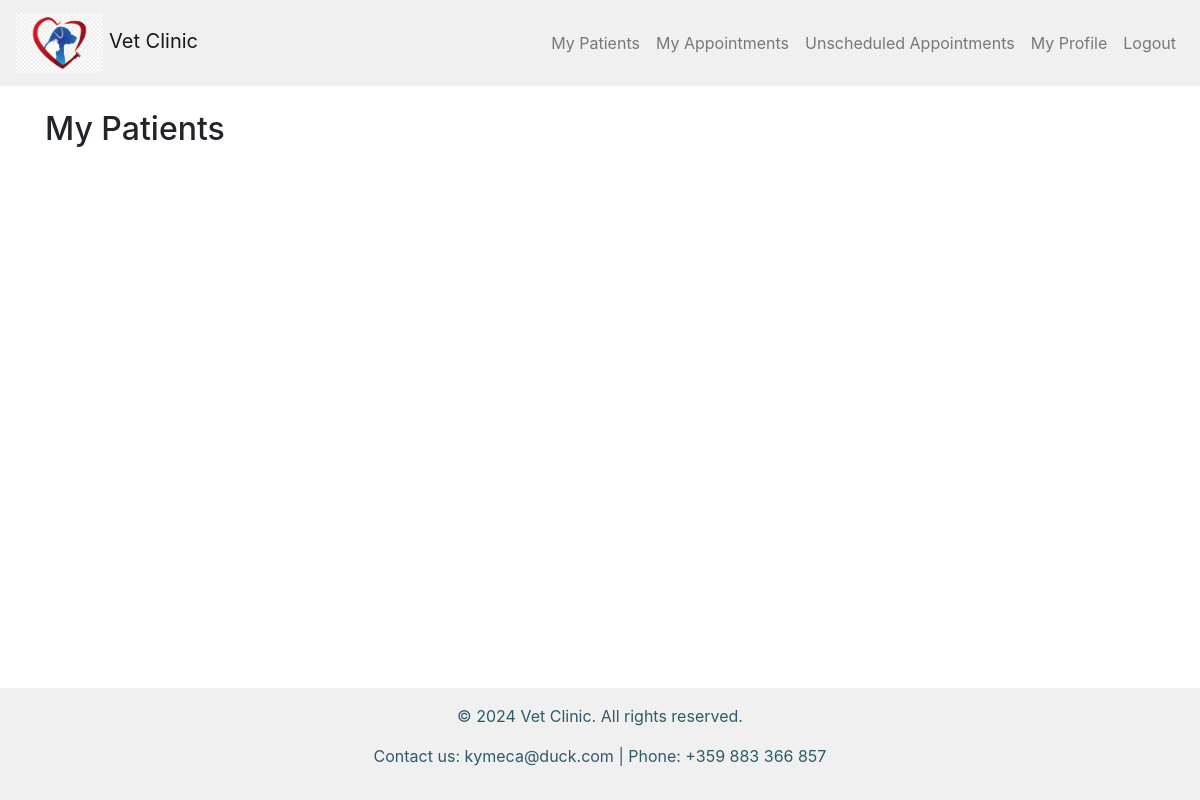
Before: /doctors/my_patients/ (signed in) with the older database file.
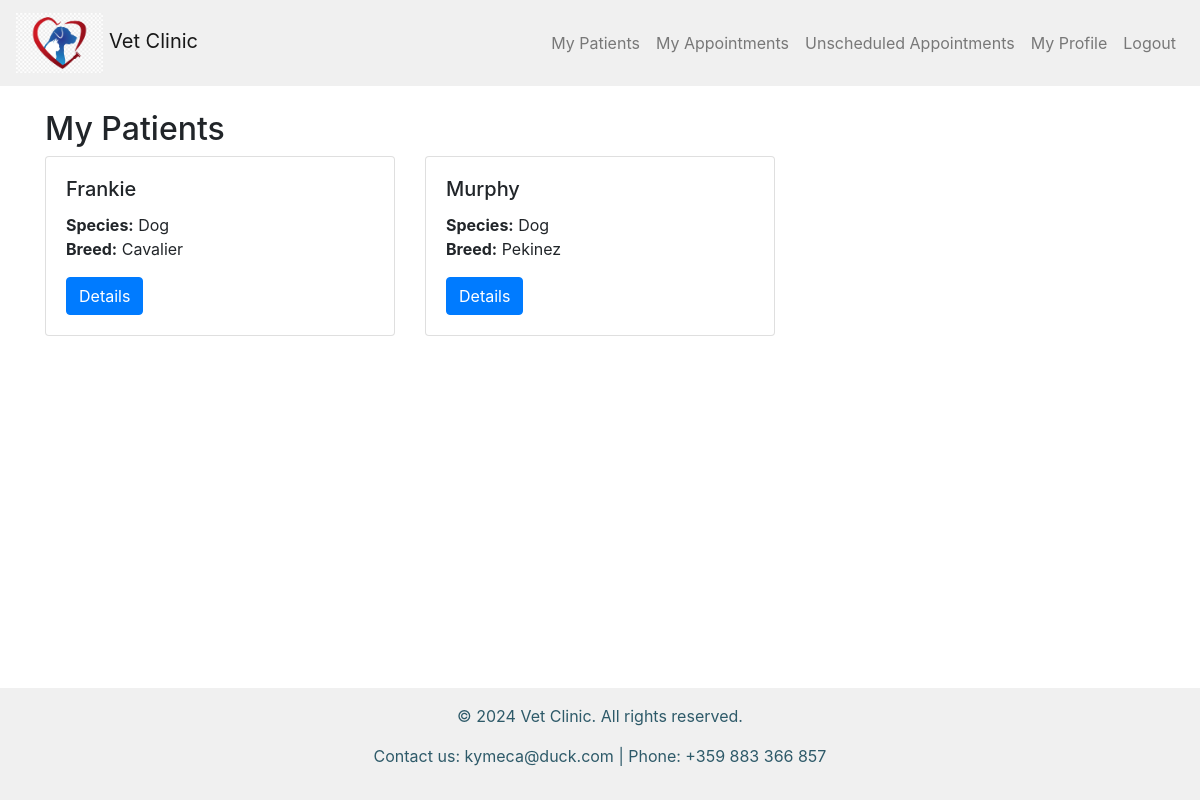
After: the same page with the newer database file.
### vet_clinic/pet_patients/models.py (models this page shows, shortened)
class PetPatient(models.Model):
    MAX_LENGTH_PATIENT_NAME = 50
    MAX_LENGTH_SPECIES_NAME = 25
    MAX_LENGTH_BREED_NAME = 100
    DOG = 'Dog'
    CAT = 'Cat'
    BIRD = 'Bird'
    RABBIT = 'Rabbit'
    HAMSTER = 'Hamster'
    FISH = 'Fish'
    TURTLE = 'Turtle'
    GUINEA_PIG = 'Guinea Pig'
    SNAKE = 'Snake'
    HORSE = 'Horse'
    OTHER = 'Other'
    SPECIES_CHOICES = [
        (DOG, 'Dog'),
        (CAT, 'Cat'),
        (BIRD, 'Bird'),
        (RABBIT, 'Rabbit'),
        (HAMSTER, 'Hamster'),
        (FISH, 'Fish'),
        (TURTLE, 'Turtle'),
        (GUINEA_PIG, 'Guinea Pig'),
        (SNAKE, 'Snake'),
        (HORSE, 'Horse'),
        (OTHER, 'Other'),
    ]
    name = models.CharField(
        max_length=MAX_LENGTH_PATIENT_NAME,
    )
    species = models.CharField(
        max_length=MAX_LENGTH_SPECIES_NAME,
        choices=SPECIES_CHOICES,
    )
    breed = models.CharField(
        max_length=MAX_LENGTH_BREED_NAME,
        null=True,
        blank=True,
    )
    date_of_birth = models.DateField()
    weight = models.FloatField(
        validators=[validate_positive_weight],
    )
    gender = models.CharField(
        max_length=1,
        choices=[
            ('M', 'Male'),
            ('F', 'Female'),
        ],
    )
    color = models.CharField(
        max_length=50,
        null=True,
        blank=True,
    )
    notes = models.TextField(
        blank=True,
    )
    is_active = models.BooleanField(
        default=True,
    )
    user = models.ForeignKey(
        UserModel,
        on_delete=models.CASCADE,
        related_name='pets',
    )
    doctor = models.ForeignKey(
        UserModel,
        on_delete=models.SET_NULL,
        null=True,
        blank=True,
    )

### vet_clinic/doctors/views.py (the view)
# urls.py: path('my_patients/', MyPatientsListView.as_view(), name='my_patients_list'),
class MyPatientsListView(auth_mixins.LoginRequiredMixin, views.ListView):
    model = PetPatient
    template_name = 'doctors/my_patients_list.html'
    context_object_name = 'patients'
    def get_queryset(self):
        return PetPatient.objects.filter(doctor=self.request.user)

### templates/doctors/my_patients_list.html
{% extends 'base.html' %}
{% block main_content %}
  <h2>My Patients</h2>
  <div class="row">
    {% for patient in patients %}
      <div class="col-md-4 mb-4">
        <div class="card">
          <div class="card-body">
            <h5 class="card-title">{{ patient.name }}</h5>
            <p class="card-text">
              <strong>Species:</strong> {{ patient.species }}<br>
              <strong>Breed:</strong> {{ patient.breed }}
            </p>
            <a href="{% url 'pet_patient_detail' pk=patient.pk %}" class="btn btn-primary">Details</a>
          </div>
        </div>
      </div>
    {% endfor %}
  </div>
{% endblock %}

Changed rows visible on the page:
now on this page (row edited): PetPatient: name "Frankie", species "Dog", breed "Cavalier"
now on this page (row edited): PetPatient: name "Murphy", species "Dog", breed "Pekinez"
